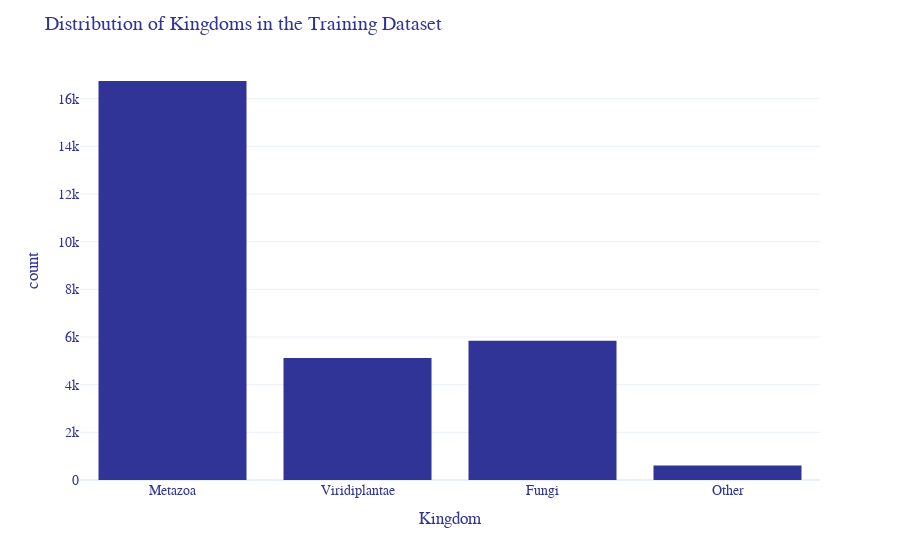

The notebook cell this image was saved under:
### Code cell
fig = px.histogram(df_training, x='Kingdom', color_discrete_sequence=['#303496'])
fig.update_layout(
    font=dict(color="#303496", family="Arial, sans-serif", size=14),
    template='plotly_white',
    title = 'Distribution of Kingdoms in the Training Dataset',
)
fig.show()

### Figure 1 — Plotly figure (JSON) as saved in the notebook; plotly's stock layout.template omitted (floating-point values rounded to 4 significant figures; data arrays with more than 128 entries replaced by an {"elided": "..."} marker saying what was removed)
{"data": [{"alignmentgroup": "True", "bingroup": "x", "hovertemplate": "Kingdom=%{x}<br>count=%{y}<extra></extra>", "legendgroup": "", "marker": {"color": "#303496", "pattern": {"shape": ""}}, "name": "", "offsetgroup": "", "orientation": "v", "showlegend": false, "type": "histogram", "x": {"elided": "28303 str values"}, "xaxis": "x", "yaxis": "y"}], "layout": {"barmode": "relative", "font": {"color": "#303496", "family": "Arial, sans-serif", "size": 14}, "legend": {"tracegroupgap": 0}, "margin": {"t": 60}, "title": {"text": "Distribution of Kingdoms in the Training Dataset"}, "xaxis": {"anchor": "y", "domain": [0, 1], "title": {"text": "Kingdom"}}, "yaxis": {"anchor": "x", "domain": [0, 1], "title": {"text": "count"}}}}
